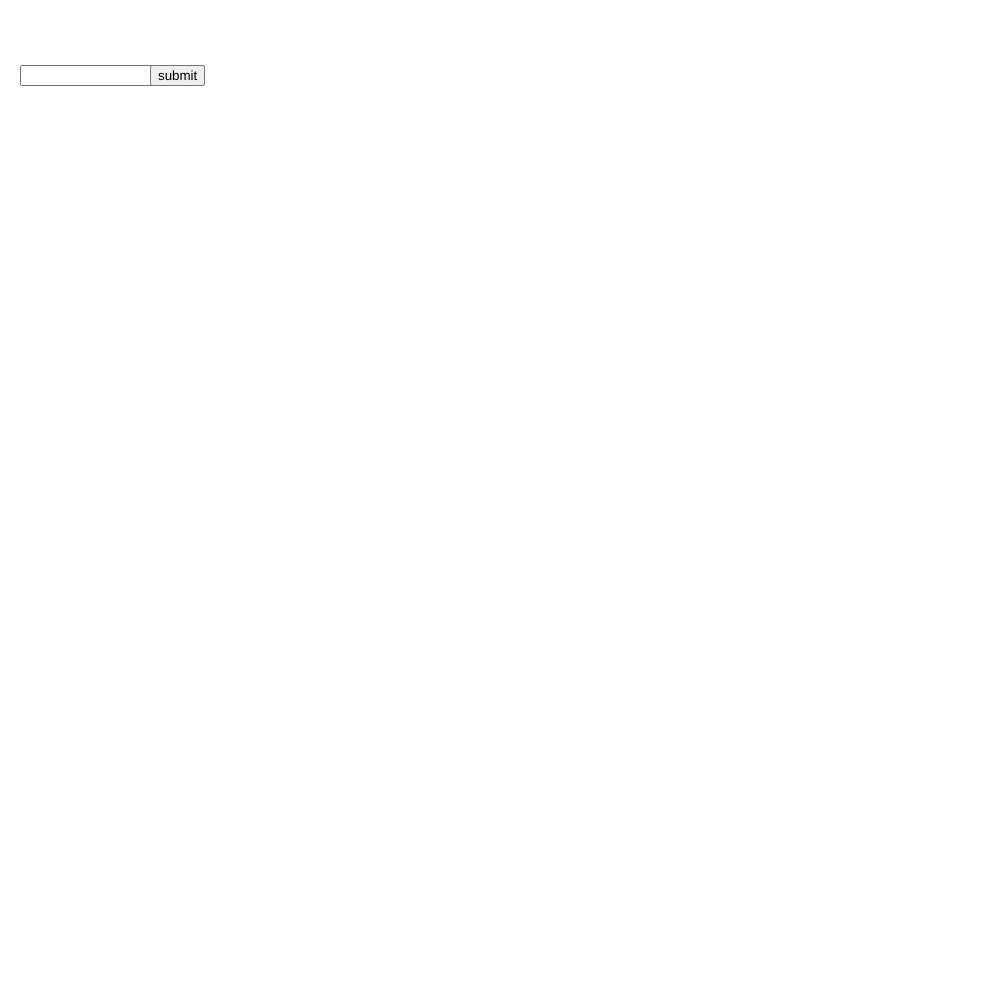
Frame 1 (no input)
Frame 60 (no input): identical to frame 1, image omitted
Frame 120 (the mouse pressed at the canvas centre since frame 60): identical to frame 1, image omitted

The p5.js sketch that drew this single still picture (run headless with seeded random() and noise() and a simulated clock; from frame 60 on, the mouse is pressed at the canvas centre):

// p5.js sketch
// ── sketch.js
var multiBubbles = [];

var input, button;


function setup() {
  createCanvas(1000, 1000);

  noStroke();

  input = createInput();
  input.position(20, 65);

  button = createButton('submit');
  button.position(150, 65);
  button.mousePressed(createBubbles);


}

function draw() {
  background(255);
  if (multiBubbles.length > 0) {
    for (var i = 0; i < multiBubbles.length; i++) {

      multiBubbles[i].display();

    }
  }

}

function createBubbles() {
  var number = input.value();
  
  multiBubbles = []; //makes it so the previous bubbles disappear

  for (var i = 0; i < number; i++) {
    var newBubble = new bubbles(random(width), random(height), 100);
    multiBubbles.push(newBubble);
  }
  input.value('');
}

function bubbles(tempX, tempY, tempDiameter) {

  this.x = tempX;
  this.y = tempY;
  this.diameter = tempDiameter;
  this.counter = 100;


  this.display = function() {
    fill(100, this.counter);
    ellipse(this.x, this.y, this.diameter, this.diameter);
  }

}
